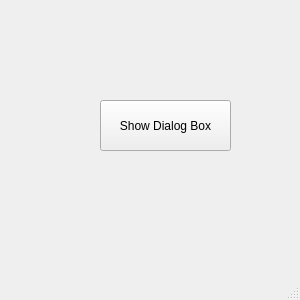
<?xml version="1.0" encoding="UTF-8"?>
<ui version="4.0">
 <class>MainWindow</class>
 <widget class="QMainWindow" name="MainWindow">
  <property name="geometry">
   <rect>
    <x>0</x>
    <y>0</y>
    <width>300</width>
    <height>300</height>
   </rect>
  </property>
  <property name="windowTitle">
   <string>MainWindow</string>
  </property>
  <widget class="QWidget" name="centralwidget">
   <widget class="QPushButton" name="btn">
    <property name="geometry">
     <rect>
      <x>100</x>
      <y>100</y>
      <width>131</width>
      <height>51</height>
     </rect>
    </property>
    <property name="text">
     <string>Show Dialog Box</string>
    </property>
   </widget>
  </widget>
  <widget class="QMenuBar" name="menubar">
   <property name="geometry">
    <rect>
     <x>0</x>
     <y>0</y>
     <width>300</width>
     <height>22</height>
    </rect>
   </property>
  </widget>
  <widget class="QStatusBar" name="statusbar"/>
 </widget>
 <resources/>
 <connections/>
</ui>
